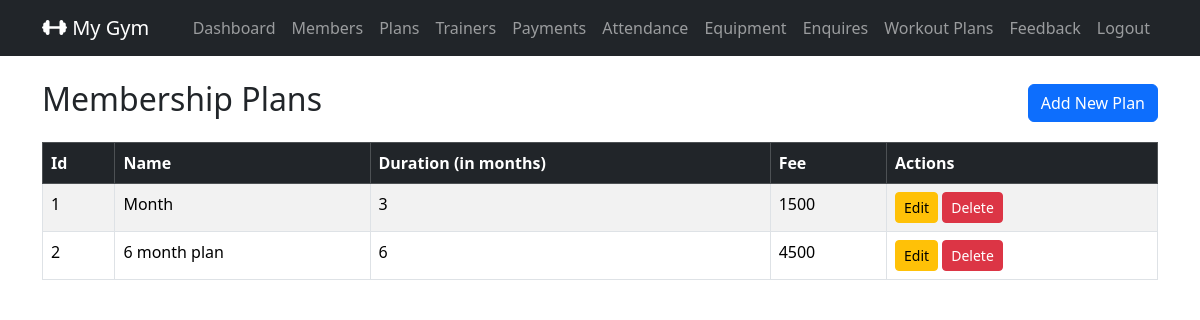
The page /admin_plans/ (signed in) on the database as committed earlier.
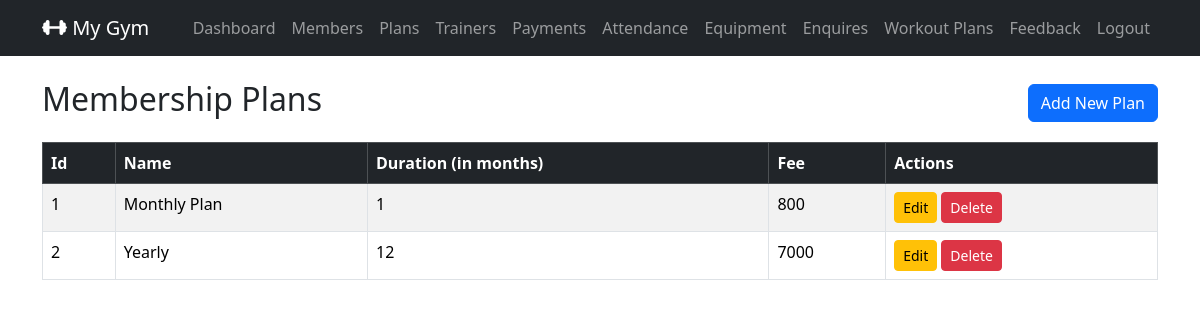
The same page on the database as committed later.
### GymApp/models.py (models this page shows, shortened)
class MembershipPlan(models.Model):
    name = models.CharField(max_length=100)
    duration_months = models.PositiveIntegerField()
    fee = models.PositiveIntegerField()
    description = models.TextField(blank=True)

### GymApp/views.py (the view)
    def wrapper(request, *args, **kwargs):
        if not request.user.is_authenticated or getattr(request.user, 'role', None) != 'ADMIN':
            messages.error(request, 'You must be logged in as an admin to access this page.')
            return redirect('admin_login')  # Redirect to the admin login page
        return view_func(request, *args, **kwargs)

### GymApp/views.py (called while the page is built)
def admin_required(view_func):
    def wrapper(request, *args, **kwargs):
        if not request.user.is_authenticated or getattr(request.user, 'role', None) != 'ADMIN':
            messages.error(request, 'You must be logged in as an admin to access this page.')
            return redirect('admin_login')  # Redirect to the admin login page
        return view_func(request, *args, **kwargs)
    return wrapper

@admin_required
def admin_plans_list(request):
    plans = MembershipPlan.objects.all().order_by('duration_months') # Fetch all membership plans from the database and order them by duration
    return render(request, 'admin_plans_list.html', {'plans': plans})

### GymApp/templates/admin_plans_list.html (shortened to what this page needs)
{% extends 'base.html' %}
{% block content %}
<div class="d-flex justify-content-between align-items-center mb-3">
    <h2>Membership Plans</h2>
    <a href="{% url 'admin_plan_add' %}" class="btn btn-primary">Add New Plan</a>
</div>
<table class="table table-bordered table-striped">
    <thead class="table-dark">
        <tr>
            <th>Id</th>
            <th>Name</th>
            <th>Duration (in months)</th>
            <th>Fee</th>
            <th>Actions</th>
        </tr>
    </thead>
    <tbody>
        {% for plan in plans %}
        <tr>
            <td>{{ forloop.counter }}</td>
            <td>{{ plan.name }}</td>
            <td>{{ plan.duration_months}}</td>
            <td>{{ plan.fee }}</td>
            <td>
                <a href="{% url 'admin_plan_edit' plan.id %}" class="btn btn-sm btn-warning">Edit</a>
                <form method="post" action="{% url 'admin_plan_delete' plan.id %}" style="display:inline;">
                    <button type="submit" class="btn btn-sm btn-danger" onclick="return confirm('Are you sure you want to delete this plan?');">Delete</button>
                </form>
            </td>
        </tr>
        {% empty %}
        <tr>
            <td colspan="6" class="text-center">No plans available.</td>
        </tr>
        {% endfor %}
</table>
{% endblock %}

### GymApp/templates/base.html (shortened to what this page needs)
<!DOCTYPE html>
<html lang="en">
<head>
    <link href="https://cdn.jsdelivr.net/npm/bootstrap@5.3.8/dist/css/bootstrap.min.css" rel="stylesheet">
    <link rel="stylesheet" href="https://cdnjs.cloudflare.com/ajax/libs/font-awesome/7.3.0/css/all.min.css" />
</head>
<body>
    <nav class="navbar navbar-expand-lg navbar-dark bg-dark">
  <div class="container">
    <a class="navbar-brand" href="#">
        <i class="fas fa-dumbbell" ></i> My Gym</a>
    <div class="collapse navbar-collapse" id="navbarSupportedContent">
      <ul class="navbar-nav ms-auto">
        {% if user.is_authenticated %}
         {% if user.role == 'ADMIN'%}
          <li class="nav-item">
            <a class="nav-link" href="{% url 'home' %}">Dashboard</a>
          </li>
          <li class="nav-item">
            <a class="nav-link" href="{% url 'admin_members_list' %}">Members</a>
          </li>
          <li class="nav-item">
            <a class="nav-link" href="{% url 'admin_plans_list' %}">Plans</a>
          </li>
          <li class="nav-item">
            <a class="nav-link" href="{% url 'admin_trainers_list' %}">Trainers</a>
          </li>
          <li class="nav-item">
            <a class="nav-link" href="{% url 'home' %}">Payments</a>
          </li>
          <li class="nav-item">
            <a class="nav-link" href="{% url 'home' %}">Attendance</a>
          </li>
          <li class="nav-item">
            <a class="nav-link" href="{% url 'home' %}">Equipment</a>
          </li>
          <li class="nav-item">
            <a class="nav-link" href="{% url 'home' %}">Enquires</a>
          </li>
          <li class="nav-item">
            <a class="nav-link" href="{% url 'home' %}">Workout Plans</a>
          </li>
          <li class="nav-item">
            <a class="nav-link" href="{% url 'home' %}">Feedback</a>
          </li>
         {% endif %}
          <li class="nav-item">
            <a class="nav-link" href="{% url 'logout' %}">Logout</a>
          </li>
        {% endif %}
      </ul>
    </div>
  </div>
</nav>
<div class="container mt-4">
{% block content %}
{% endblock %}
</div>
</body>
</html>

Rows that differ between the two databases and show on the page:
removed MembershipPlan: name "Month", duration_months "3", fee "1500"
removed MembershipPlan: name "6 month plan", duration_months "6", fee "4500"
added MembershipPlan: name "Monthly Plan", duration_months "1", fee "800"
added MembershipPlan: name "Yearly", duration_months "12", fee "7000"
